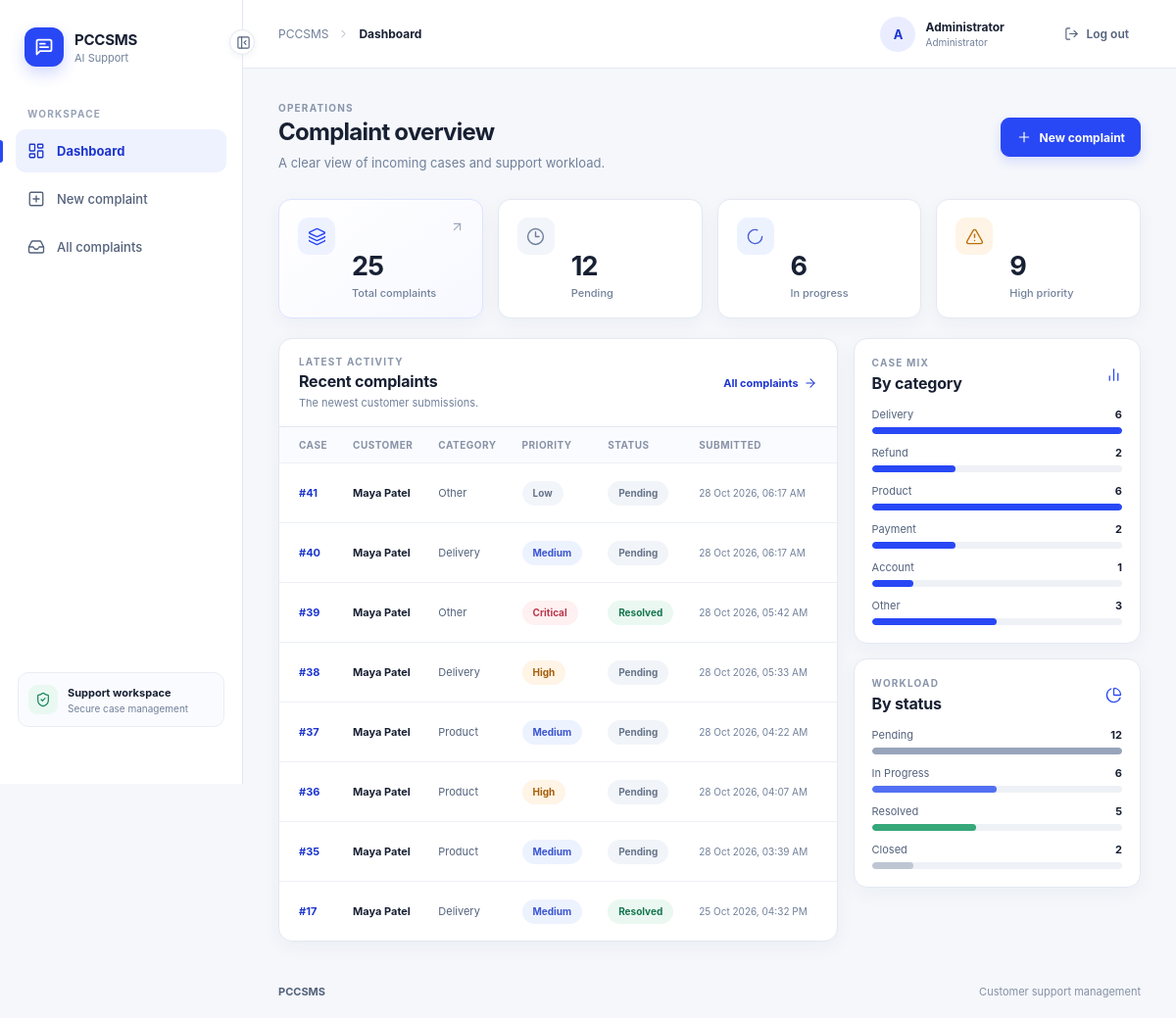
The page / (signed in) on the database its author committed.
### tables this page shows
CREATE TABLE users (
    id INTEGER PRIMARY KEY AUTOINCREMENT,
    name TEXT NOT NULL,
    email TEXT NOT NULL COLLATE NOCASE UNIQUE,
    password_hash TEXT NOT NULL,
    role TEXT NOT NULL CHECK (role IN ('customer','admin')),
    is_active INTEGER NOT NULL DEFAULT 1 CHECK (is_active IN (0,1)),
    created_at TEXT NOT NULL DEFAULT CURRENT_TIMESTAMP,
    updated_at TEXT NOT NULL DEFAULT CURRENT_TIMESTAMP
);

CREATE TABLE complaints (
    id INTEGER PRIMARY KEY AUTOINCREMENT,
    customer_name TEXT NOT NULL,
    email TEXT NOT NULL,
    order_id TEXT,
    phone TEXT,
    complaint_text TEXT NOT NULL,
    category TEXT CHECK (category IS NULL OR category IN ('Delivery','Refund','Product','Payment','Account','Other')),
    sentiment TEXT CHECK (sentiment IS NULL OR sentiment IN ('Positive','Neutral','Negative','Very Negative')),
    priority TEXT CHECK (priority IS NULL OR priority IN ('Low','Medium','High','Critical')),
    summary TEXT,
    recommended_action TEXT,
    generated_response TEXT,
    status TEXT NOT NULL DEFAULT 'Pending' CHECK (status IN ('Pending','In Progress','Resolved','Closed')),
    ai_status TEXT NOT NULL DEFAULT 'Pending' CHECK (ai_status IN ('Pending','Completed','Failed')),
    ai_model TEXT,
    ai_analyzed_at TEXT,
    created_at TEXT NOT NULL DEFAULT CURRENT_TIMESTAMP,
    updated_at TEXT NOT NULL DEFAULT CURRENT_TIMESTAMP
, user_id INTEGER REFERENCES users(id) ON DELETE SET NULL);

### app.py (the view)
    @app.get("/")
    @login_required
    def dashboard():
        if current_user.role != "admin":
            return redirect(url_for("customer_dashboard"))
        return render_template("admin/dashboard.html", stats=database.get_dashboard_stats(), recent=database.get_complaints(limit=8))

### auth.py (called while the page is built)
@login_manager.user_loader
def load_user(user_id):
    from database import get_user
    try:
        user = User.from_record(get_user(int(user_id)))
        return user if user and user.is_active else None
    except (TypeError, ValueError):
        return None

    @property
    def is_active(self):
        return self._active

    @classmethod
    def from_record(cls, record):
        return cls(record) if record else None

### database.py (called while the page is built)
def get_db():
    if "db" not in g:
        path = Path(current_app.config["DATABASE_PATH"])
        path.parent.mkdir(parents=True, exist_ok=True)
        connection = sqlite3.connect(path, timeout=10)
        connection.row_factory = sqlite3.Row
        connection.execute("PRAGMA foreign_keys = ON")
        g.db = connection
    return g.db

def get_user(user_id):
    return get_db().execute("SELECT * FROM users WHERE id=?", (user_id,)).fetchone()

def _group_stats(column, values):
    rows = get_db().execute(f"SELECT {column}, COUNT(*) AS total FROM complaints GROUP BY {column}").fetchall()
    counts = {row[column]: row["total"] for row in rows}
    return {value: counts.get(value, 0) for value in values}

def get_dashboard_stats():
    db = get_db()
    total = db.execute("SELECT COUNT(*) FROM complaints").fetchone()[0]
    by_status, by_priority = _group_stats("status", STATUSES), _group_stats("priority", PRIORITIES)
    by_category, by_sentiment = _group_stats("category", CATEGORIES), _group_stats("sentiment", SENTIMENTS)
    return {"total": total, "pending": by_status["Pending"], "in_progress": by_status["In Progress"], "resolved": by_status["Resolved"],
        "high": by_priority["High"], "critical": by_priority["Critical"], "by_status": by_status,
        "by_priority": by_priority, "by_category": by_category, "by_sentiment": by_sentiment}

### templates/admin/dashboard.html (shortened to what this page needs)
{% extends 'shared/base.html' %}
{% block title %}Dashboard{% endblock %}
{% block content %}
<section class="page-heading dashboard-heading">
  <div><span class="eyebrow">OPERATIONS</span><h1>Complaint overview</h1><p>A clear view of incoming cases and support workload.</p></div>
  <a class="button button-primary" href="{{ url_for('submit_page') }}"><i data-lucide="plus"></i> New complaint</a>
</section>
<section class="kpi-grid" aria-label="Complaint totals">
  <article class="kpi-card kpi-primary"><span class="kpi-icon icon-total"><i data-lucide="layers-3"></i></span><strong>{{ stats.total }}</strong><span>Total complaints</span><i class="kpi-mark" data-lucide="arrow-up-right"></i></article>
  <article class="kpi-card"><span class="kpi-icon icon-pending"><i data-lucide="clock-3"></i></span><strong>{{ stats.pending }}</strong><span>Pending</span></article>
  <article class="kpi-card"><span class="kpi-icon icon-progress"><i data-lucide="loader-circle"></i></span><strong>{{ stats.in_progress }}</strong><span>In progress</span></article>
  <article class="kpi-card"><span class="kpi-icon icon-high"><i data-lucide="triangle-alert"></i></span><strong>{{ stats.high + stats.critical }}</strong><span>High priority</span></article>
</section>
<section class="dashboard-grid">
  <article class="panel recent-panel">
    <div class="section-heading recent-heading"><div><span class="eyebrow">LATEST ACTIVITY</span><h2>Recent complaints</h2><p>The newest customer submissions.</p></div><a href="{{ url_for('complaints') }}" class="subtle-link">All complaints <i data-lucide="arrow-right"></i></a></div>
    {% if recent %}
    <div class="table-wrap"><table><thead><tr><th>Case</th><th>Customer</th><th>Category</th><th>Priority</th><th>Status</th><th>Submitted</th><th><span class="sr-only">View</span></th></tr></thead><tbody>
    {% for row in recent %}<tr><td><a class="id-link" href="{{ url_for('complaint_detail',complaint_id=row.id) }}">#{{ row.id }}</a></td><td><span class="customer-cell">{{ row.customer_name }}</span></td><td>{{ row.category or '—' }}</td><td>{% if row.priority %}<span class="badge priority-{{ row.priority|lower|replace(' ','-') }}">{{ row.priority }}</span>{% else %}—{% endif %}</td><td><span class="badge status-{{ row.status|lower|replace(' ','-') }}">{{ row.status }}</span></td><td class="date-cell">{{ row.created_at|datetime }}</td><td><a class="icon-button" aria-label="View complaint {{ row.id }}" title="View complaint" href="{{ url_for('complaint_detail',complaint_id=row.id) }}"></a></td></tr>{% endfor %}
    </tbody></table></div>
    {% else %}<div class="empty-state"><i data-lucide="inbox"></i><h3>No complaints yet</h3><a href="{{ url_for('submit_page') }}" class="button button-primary">New complaint</a></div>{% endif %}
  </article>
  <div class="dashboard-side">
    <article class="panel overview-panel"><div class="section-heading"><div><span class="eyebrow">CASE MIX</span><h2>By category</h2></div><i class="panel-icon" data-lucide="chart-no-axes-column"></i></div>
      {% set category_max = stats.by_category.values()|max %}{% for label in ['Delivery','Refund','Product','Payment','Account','Other'] %}<div class="bar-row"><div class="bar-label"><span>{{ label }}</span><strong>{{ stats.by_category[label] }}</strong></div><div class="bar-track"><span style="width:{{ (stats.by_category[label] / category_max * 100) if category_max else 0 }}%"></span></div></div>{% endfor %}
    </article>
    <article class="panel overview-panel"><div class="section-heading"><div><span class="eyebrow">WORKLOAD</span><h2>By status</h2></div><i class="panel-icon" data-lucide="chart-pie"></i></div>
      {% set status_max = stats.by_status.values()|max %}{% for label in ['Pending','In Progress','Resolved','Closed'] %}<div class="bar-row"><div class="bar-label"><span>{{ label }}</span><strong>{{ stats.by_status[label] }}</strong></div><div class="bar-track"><span class="bar-{{ label|lower|replace(' ','-') }}" style="width:{{ (stats.by_status[label] / status_max * 100) if status_max else 0 }}%"></span></div></div>{% endfor %}
    </article>
  </div>
</section>
{% endblock %}

### templates/shared/base.html (shortened to what this page needs)
<!doctype html>
<html lang="en">
<head>
  <link rel="stylesheet" href="{{ url_for('static', filename='css/style.css', v='20261028') }}">
</head>
<body>
<div class="app-layout" id="app-layout">
  <aside class="sidebar" id="sidebar">
    <a class="brand" href="{{ url_for('dashboard') }}" aria-label="PCCSMS home">
      <span class="brand-mark"><i data-lucide="message-square-text"></i></span>
      <span class="brand-copy"><strong>PCCSMS</strong><small>{% if current_user.is_authenticated and current_user.role == 'customer' %}Customer Support{% else %}AI Support{% endif %}</small></span>
    </a>
    <div class="nav-caption">WORKSPACE</div>
    <nav class="side-nav" aria-label="Main navigation">
      {% if current_user.role == 'admin' %}
      <a class="nav-link {% if request.endpoint == 'dashboard' %}active{% endif %}" href="{{ url_for('dashboard') }}" title="Dashboard"><i data-lucide="layout-dashboard"></i><span>Dashboard</span></a>
      <a class="nav-link {% if request.endpoint == 'submit_page' %}active{% endif %}" href="{{ url_for('submit_page') }}" title="New complaint"><i data-lucide="plus-square"></i><span>New complaint</span></a>
      <a class="nav-link {% if request.endpoint in ['complaints','complaint_detail'] %}active{% endif %}" href="{{ url_for('complaints') }}" title="Complaints"><i data-lucide="inbox"></i><span>All complaints</span></a>
      {% endif %}
    </nav>
    <div class="sidebar-spacer"></div>
    <div class="sidebar-foot"><span class="sidebar-foot-icon"><i data-lucide="shield-check"></i></span><span><strong>Support workspace</strong><small>Secure case management</small></span></div>
    <button class="collapse-button" id="sidebar-toggle" type="button" aria-label="Collapse navigation" aria-expanded="true" title="Collapse navigation"><i data-lucide="panel-left-close"></i></button>
  </aside>
  <div class="workspace">
    <header class="topbar">
      <div class="topbar-start">
        <div class="breadcrumbs"><span>PCCSMS</span><i data-lucide="chevron-right"></i><strong>{% block breadcrumb %}{{ self.title() }}{% endblock %}</strong></div>
      </div>
      {% if current_user.is_authenticated %}
      <div class="topbar-user">
        <span class="user-avatar" aria-hidden="true">{{ current_user.name[:1]|upper }}</span>
        <span class="user-meta"><strong>{{ current_user.name }}</strong><small>{{ 'Administrator' if current_user.role == 'admin' else 'Customer account' }}</small></span>
        <form method="post" action="{{ url_for('logout') }}"><input type="hidden" name="csrf_token" value="{{ csrf_token() }}"><button class="logout-button" type="submit"><i data-lucide="log-out"></i><span>Log out</span></button></form>
      </div>
      {% else %}<a class="button button-quiet" href="{{ url_for('login') }}">Sign in</a>{% endif %}
    </header>
    <main class="page-shell">{% block content %}{% endblock %}</main>
    <footer class="footer"><span>PCCSMS</span><span>Customer support management</span></footer>
  </div>
</div>
</body>
</html>

### rows shown on the page
users: name "A", name "Administrator", role "Administrator"
complaints: id "41", customer_name "Maya Patel", category "Other", priority "Low", status "Pending", created_at "28 Oct 2026, 06:17 AM"
complaints: id "40", customer_name "Maya Patel", category "Delivery", priority "Medium", status "Pending", created_at "28 Oct 2026, 06:17 AM"
complaints: id "39", customer_name "Maya Patel", category "Other", priority "Critical", status "Resolved", created_at "28 Oct 2026, 05:42 AM"
complaints: id "38", customer_name "Maya Patel", category "Delivery", priority "High", status "Pending", created_at "28 Oct 2026, 05:33 AM"
complaints: id "37", customer_name "Maya Patel", category "Product", priority "Medium", status "Pending", created_at "28 Oct 2026, 04:22 AM"
complaints: id "36", customer_name "Maya Patel", category "Product", priority "High", status "Pending", created_at "28 Oct 2026, 04:07 AM"
complaints: id "35", customer_name "Maya Patel", category "Product", priority "Medium", status "Pending", created_at "28 Oct 2026, 03:39 AM"
complaints: id "17", customer_name "Maya Patel", category "Delivery", priority "Medium", status "Resolved", created_at "25 Oct 2026, 04:32 PM"
complaints: category "Delivery", user "6", {{ (stats.by_category[label] / category_max * 100) if category_max else 0 }} 100.0 (drawn)
complaints: status "In Progress", user "6", {{ (stats.by_status[label] / status_max * 100) if status_max else 0 }} 50.0 (drawn)
complaints: status "Resolved", user "5", {{ (stats.by_status[label] / status_max * 100) if status_max else 0 }} 41.66666666666667 (drawn)

### other values the page prints
{{ stats.total }} "25"
{{ stats.pending }} "12"
{{ stats.in_progress }} "6"
{{ stats.high + stats.critical }} "9"
{{ label }} "Refund" "Product" "Payment" "Account" "Other"
{{ stats.by_category[label] }} "2" "6" "2" "1" "3"
{{ label }} "Pending" "Closed"
{{ stats.by_status[label] }} "12" "2"
